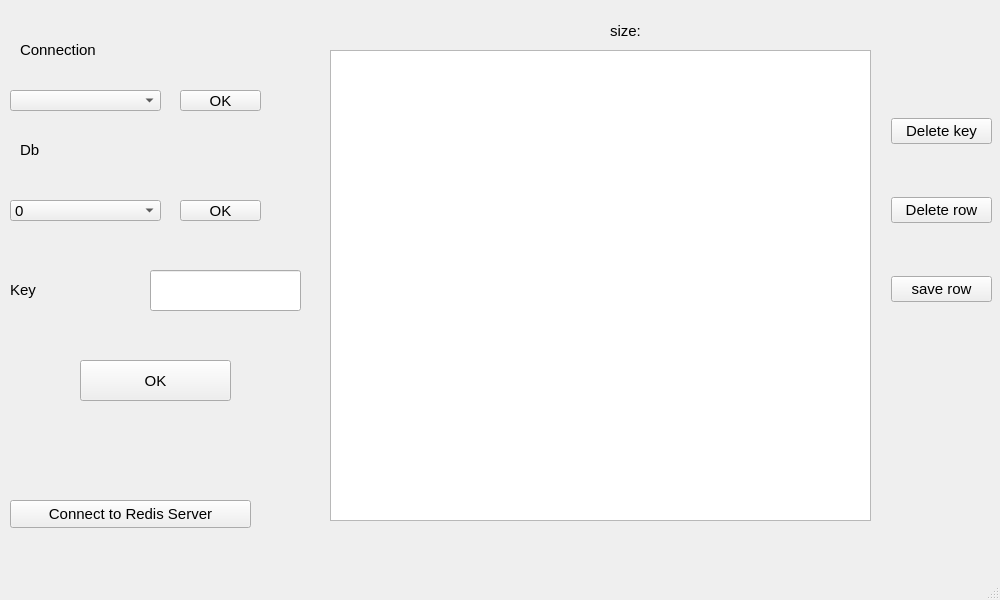
<?xml version="1.0" encoding="UTF-8"?>
<ui version="4.0">
 <class>RedisDesktop</class>
 <widget class="QMainWindow" name="RedisDesktop">
  <property name="geometry">
   <rect>
    <x>0</x>
    <y>0</y>
    <width>1000</width>
    <height>600</height>
   </rect>
  </property>
  <property name="maximumSize">
   <size>
    <width>1000</width>
    <height>1000</height>
   </size>
  </property>
  <property name="font">
   <font>
    <family>Arial</family>
    <pointsize>11</pointsize>
   </font>
  </property>
  <property name="windowTitle">
   <string>MainWindow</string>
  </property>
  <widget class="QWidget" name="centralwidget">
   <widget class="QPushButton" name="add_connection_button">
    <property name="geometry">
     <rect>
      <x>10</x>
      <y>500</y>
      <width>241</width>
      <height>28</height>
     </rect>
    </property>
    <property name="text">
     <string>Connect to Redis Server</string>
    </property>
   </widget>
   <widget class="QComboBox" name="connection_name">
    <property name="geometry">
     <rect>
      <x>10</x>
      <y>90</y>
      <width>151</width>
      <height>21</height>
     </rect>
    </property>
   </widget>
   <widget class="QLabel" name="label">
    <property name="geometry">
     <rect>
      <x>20</x>
      <y>20</y>
      <width>200</width>
      <height>60</height>
     </rect>
    </property>
    <property name="minimumSize">
     <size>
      <width>200</width>
      <height>60</height>
     </size>
    </property>
    <property name="text">
     <string>Connection</string>
    </property>
   </widget>
   <widget class="QLabel" name="label_2">
    <property name="geometry">
     <rect>
      <x>20</x>
      <y>120</y>
      <width>200</width>
      <height>60</height>
     </rect>
    </property>
    <property name="minimumSize">
     <size>
      <width>200</width>
      <height>60</height>
     </size>
    </property>
    <property name="text">
     <string>Db</string>
    </property>
   </widget>
   <widget class="QPushButton" name="select_button">
    <property name="geometry">
     <rect>
      <x>80</x>
      <y>360</y>
      <width>151</width>
      <height>41</height>
     </rect>
    </property>
    <property name="text">
     <string>OK</string>
    </property>
   </widget>
   <widget class="QComboBox" name="connection_db">
    <property name="geometry">
     <rect>
      <x>10</x>
      <y>200</y>
      <width>151</width>
      <height>21</height>
     </rect>
    </property>
    <item>
     <property name="text">
      <string>0</string>
     </property>
    </item>
    <item>
     <property name="text">
      <string>1</string>
     </property>
    </item>
    <item>
     <property name="text">
      <string>2</string>
     </property>
    </item>
    <item>
     <property name="text">
      <string>3</string>
     </property>
    </item>
    <item>
     <property name="text">
      <string>4</string>
     </property>
    </item>
    <item>
     <property name="text">
      <string>5</string>
     </property>
    </item>
    <item>
     <property name="text">
      <string>6</string>
     </property>
    </item>
    <item>
     <property name="text">
      <string>7</string>
     </property>
    </item>
    <item>
     <property name="text">
      <string>8</string>
     </property>
    </item>
    <item>
     <property name="text">
      <string>9</string>
     </property>
    </item>
    <item>
     <property name="text">
      <string>10</string>
     </property>
    </item>
    <item>
     <property name="text">
      <string>11</string>
     </property>
    </item>
    <item>
     <property name="text">
      <string>12</string>
     </property>
    </item>
    <item>
     <property name="text">
      <string>13</string>
     </property>
    </item>
    <item>
     <property name="text">
      <string>14</string>
     </property>
    </item>
    <item>
     <property name="text">
      <string>15</string>
     </property>
    </item>
   </widget>
   <widget class="QPushButton" name="select_connection_button">
    <property name="geometry">
     <rect>
      <x>180</x>
      <y>90</y>
      <width>81</width>
      <height>21</height>
     </rect>
    </property>
    <property name="text">
     <string>OK</string>
    </property>
   </widget>
   <widget class="QPushButton" name="select_db_button">
    <property name="geometry">
     <rect>
      <x>180</x>
      <y>200</y>
      <width>81</width>
      <height>21</height>
     </rect>
    </property>
    <property name="text">
     <string>OK</string>
    </property>
   </widget>
   <widget class="QLabel" name="label_4">
    <property name="geometry">
     <rect>
      <x>10</x>
      <y>260</y>
      <width>200</width>
      <height>60</height>
     </rect>
    </property>
    <property name="minimumSize">
     <size>
      <width>200</width>
      <height>60</height>
     </size>
    </property>
    <property name="font">
     <font>
      <family>Arial</family>
      <pointsize>11</pointsize>
      <weight>50</weight>
      <bold>false</bold>
     </font>
    </property>
    <property name="text">
     <string>Key</string>
    </property>
   </widget>
   <widget class="QTableView" name="tableView">
    <property name="geometry">
     <rect>
      <x>330</x>
      <y>50</y>
      <width>541</width>
      <height>471</height>
     </rect>
    </property>
   </widget>
   <widget class="QLineEdit" name="key_edit">
    <property name="geometry">
     <rect>
      <x>150</x>
      <y>270</y>
      <width>151</width>
      <height>41</height>
     </rect>
    </property>
   </widget>
   <widget class="QLabel" name="key_type_view">
    <property name="geometry">
     <rect>
      <x>340</x>
      <y>20</y>
      <width>101</width>
      <height>21</height>
     </rect>
    </property>
    <property name="text">
     <string/>
    </property>
   </widget>
   <widget class="QLabel" name="key_size_view">
    <property name="geometry">
     <rect>
      <x>650</x>
      <y>20</y>
      <width>101</width>
      <height>21</height>
     </rect>
    </property>
    <property name="text">
     <string/>
    </property>
   </widget>
   <widget class="QLabel" name="label_3">
    <property name="geometry">
     <rect>
      <x>610</x>
      <y>20</y>
      <width>72</width>
      <height>21</height>
     </rect>
    </property>
    <property name="text">
     <string>size:</string>
    </property>
   </widget>
   <widget class="QWidget" name="layoutWidget">
    <property name="geometry">
     <rect>
      <x>891</x>
      <y>71</y>
      <width>101</width>
      <height>281</height>
     </rect>
    </property>
    <layout class="QVBoxLayout" name="verticalLayout">
     <item>
      <widget class="QPushButton" name="delete_key_button">
       <property name="text">
        <string>Delete key</string>
       </property>
      </widget>
     </item>
     <item>
      <widget class="QPushButton" name="delete_row_button">
       <property name="text">
        <string>Delete row</string>
       </property>
      </widget>
     </item>
     <item>
      <widget class="QPushButton" name="save_value_button">
       <property name="text">
        <string>save row</string>
       </property>
      </widget>
     </item>
    </layout>
   </widget>
  </widget>
  <widget class="QMenuBar" name="menubar">
   <property name="geometry">
    <rect>
     <x>0</x>
     <y>0</y>
     <width>1000</width>
     <height>26</height>
    </rect>
   </property>
  </widget>
  <widget class="QStatusBar" name="statusbar"/>
 </widget>
 <resources/>
 <connections/>
</ui>
